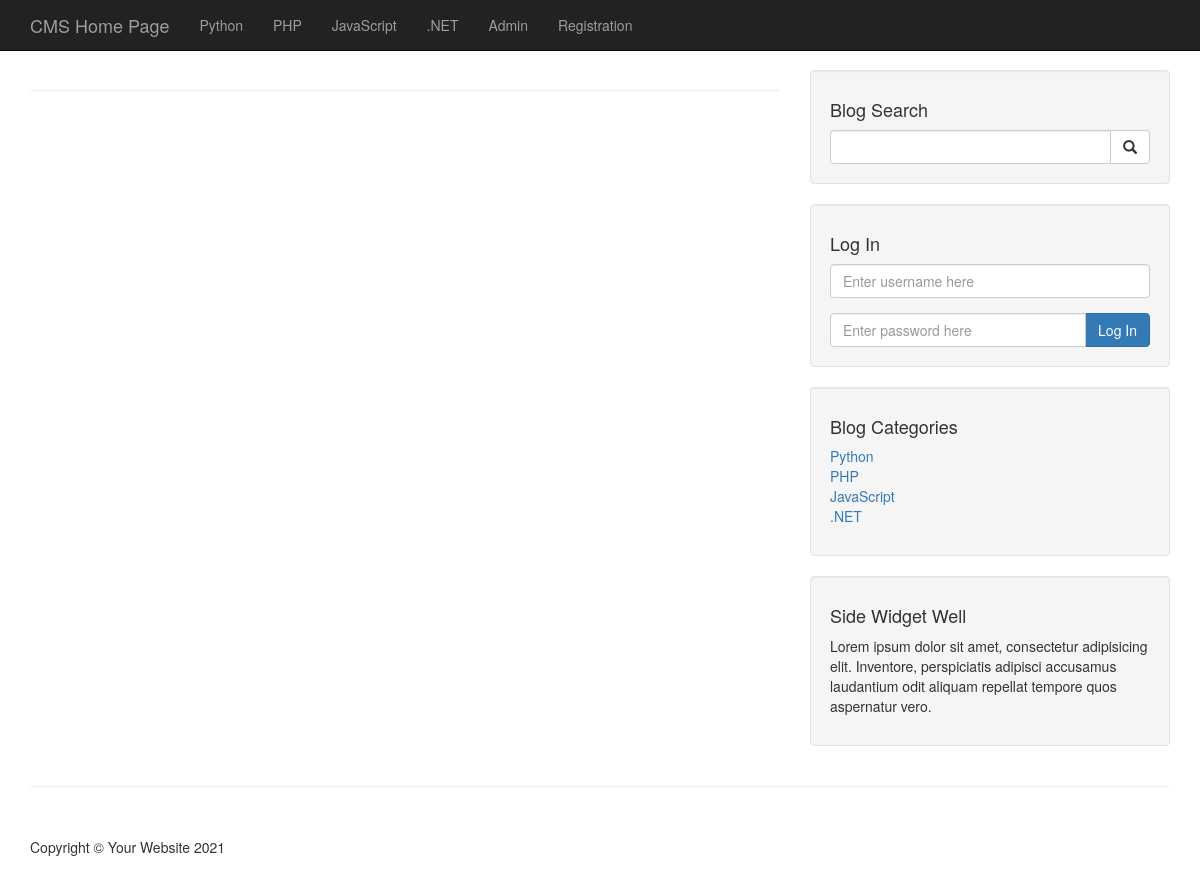
The page /author_posts.php?author=Mridul Islam on the database as committed earlier.
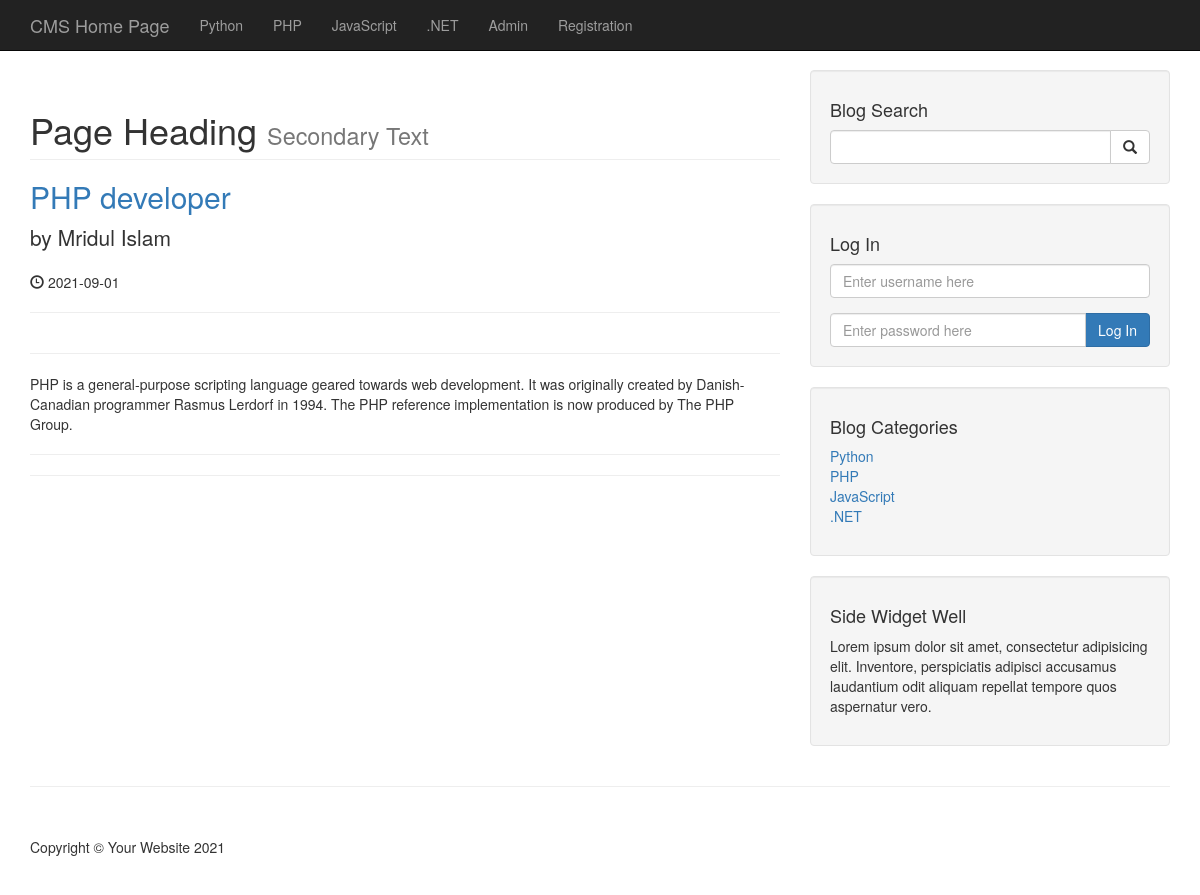
The same page on the database as committed later.
### tables this page shows
CREATE TABLE `categories` (
  `cat_id` int(3) NOT NULL,
  `cat_title` varchar(255) NOT NULL
);

CREATE TABLE `posts` (
  `post_id` int(3) NOT NULL,
  `post_category_id` int(3) NOT NULL,
  `post_title` varchar(255) NOT NULL,
  `post_author` varchar(255) NOT NULL,
  `post_user` varchar(255) NOT NULL,
  `post_date` date NOT NULL,
  `post_image` text NOT NULL,
  `post_content` text NOT NULL,
  `post_tags` varchar(255) NOT NULL,
  `post_comment_count` int(3) NOT NULL,
  `post_status` varchar(255) NOT NULL DEFAULT 'draft',
  `post_views_count` int(11) NOT NULL
);

### author_posts.php (the view, shortened to what this page needs)
<?php include("includes/db.php"); ?>
<?php include("includes/header.php"); ?>
    <?php include("includes/navigation.php");?>
    <div class="container">
        <div class="row">
            <div class="col-md-8">
                <?php
                if(isset($_GET['author'])){
                    $the_author_name = $_GET['author'];
                }
                $query = "SELECT * FROM posts WHERE post_user='{$the_author_name}' AND post_status = 'published'";
                $select_author_posts_query = mysqli_query($connection,$query);
                while($row = mysqli_fetch_assoc($select_author_posts_query)){
                    $the_post_id  = $row['post_id'];
                    $post_title   = $row['post_title'];
                    $post_user    = $row['post_user'];
                    $post_date    = $row['post_date'];
                    $post_content = $row['post_content'];
                ?>
                <h1 class="page-header">
                    Page Heading
                    <small>Secondary Text</small>
                </h1>
                <h2>
                    <a href="post.php?p_id=<?php echo $the_post_id; ?>"> <?php echo $post_title;?> </a>
                </h2>
                <p class="lead">
                    by <?php echo $post_user;?>
                </p>
                <p><span class="glyphicon glyphicon-time"></span> <?php echo $post_date;?> </p>
                <hr>
                <hr>
                <p> <?php echo $post_content;?> </p>
                <hr>
                <?php
                    }
                ?>
                <hr>
            </div>
            <?php include("includes/sidebar.php");?>
        </div>
        <hr>
<?php include("includes/footer.php"); ?>

### includes/navigation.php (shortened to what this page needs)
<nav class="navbar navbar-inverse navbar-fixed-top" role="navigation">
        <div class="container">
            <div class="navbar-header">
                <a class="navbar-brand" href="index.php">CMS Home Page</a>
            </div>
            <div class="collapse navbar-collapse" id="bs-example-navbar-collapse-1">
                <ul class="nav navbar-nav">
                    <?php
                    $query = "SELECT * FROM categories";
                    $select_all_categories_query = mysqli_query($connection,$query);
                    while ($row = mysqli_fetch_assoc($select_all_categories_query)) {
                        $cat_id    = $row['cat_id'];
                        $cat_title = $row['cat_title'];
                        echo "<li>
                            <a href='category.php?category={$cat_id}'>{$cat_title}</a>
                        </li>";
                    }
                    ?>
                    <li>
                        <a href="admin">Admin</a>
                    </li>
                    <li>
                        <a href="registration.php">Registration</a>
                    </li>
                </ul>
            </div>
        </div>
    </nav>

### includes/sidebar.php (shortened to what this page needs)
<div class="col-md-4">
    <div class="well">
        <h4>Blog Search</h4>
        <form action="search.php" method="post">
            <div class="input-group">
                <input type="text" name="search" class="form-control">
                <span class="input-group-btn">
                    <button name="submit" class="btn btn-default" type="submit">
                        <span class="glyphicon glyphicon-search"></span>
                </button>
                </span>
            </div>
        </form>
    </div>
    <div class="well">
        <h4>Log In</h4>
        <form action="includes/login.php" method="post">
            <div class="form-group">
                <input type="text" name="username" class="form-control" placeholder="Enter username here">
            </div>
            <div class="input-group">
                <input type="password" name="password" class="form-control" placeholder="Enter password here">
                <span class="input-group-btn">
                    <button class="btn btn-primary" name="login" type="submit">
                        Log In
                    </button>
                </span>
            </div>
        </form>
    </div>
    <div class="well">
        <?php
        $query = "SELECT * FROM categories";
        $query_result = mysqli_query($connection, $query);
        ?>
        <h4>Blog Categories</h4>
        <div class="row">
            <div class="col-lg-12">
                <ul class="list-unstyled">
                    <?php
                    while($row = mysqli_fetch_assoc($query_result)){
                        $cat_id = $row['cat_id'];
                        $cat_title = $row['cat_title'];
                        echo "<li><a href='category.php?category={$cat_id}'> {$cat_title} </a>
                        </li>";
                    }
                    ?>
                </ul>
            </div>
        </div>
    </div>
    <?php include "widget.php"; ?>
</div>

Rows that differ between the two databases and show on the page:
now on this page (row edited): posts: post_title "PHP developer", post_user "Mridul Islam", post_date "2021-09-01", post_content "PHP is a general-purpose scripting language geared towards web development. It was originally created by Danish-Canadian programmer Rasmus Lerdorf in 1994. The PHP reference implementation is now produced by The PHP Group."
